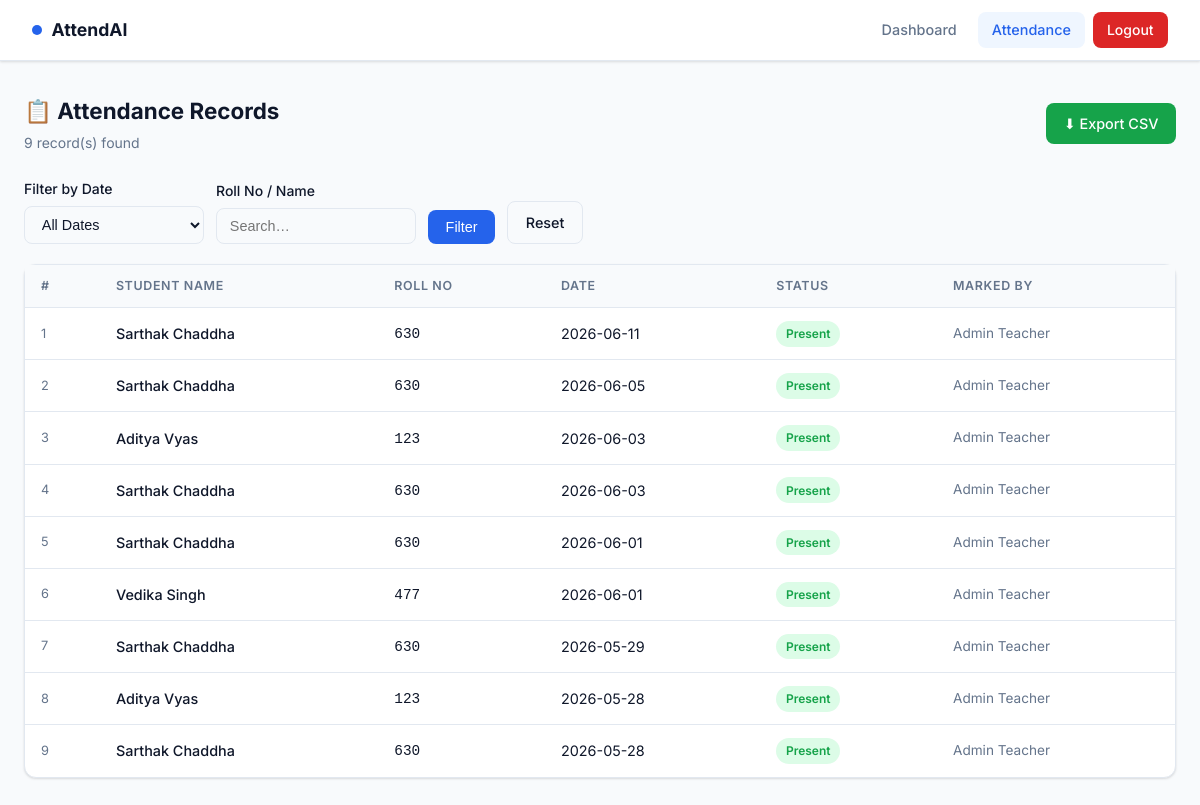
Screenshot of /teacher/attendance (signed in) with the database file from the repository.
### tables this page shows
CREATE TABLE attendance (
            id           INTEGER PRIMARY KEY AUTOINCREMENT,
            student_id   INTEGER NOT NULL,
            student_name TEXT    NOT NULL,
            roll_no      TEXT    NOT NULL,
            date         TEXT    NOT NULL,
            status       TEXT    NOT NULL DEFAULT 'Present',
            marked_by    TEXT,
            created_at   TEXT    DEFAULT (datetime('now')),
            FOREIGN KEY (student_id) REFERENCES students(id),
            UNIQUE (student_id, date)
        );

### app.py (the view, shortened to what this page needs)
@app.route("/teacher/attendance")
@login_required("teacher")
def view_attendance():
    db = get_db()
    filter_date = request.args.get("date", "").strip()
    filter_roll = request.args.get("roll_no", "").strip()
    query = "SELECT * FROM attendance WHERE 1=1"
    params = []
    if filter_date:
        query += " AND date=?"
        params.append(filter_date)
    query += " ORDER BY date DESC, student_name"
    records = db.execute(query, params).fetchall()
    all_dates = db.execute(
        "SELECT DISTINCT date FROM attendance ORDER BY date DESC"
    ).fetchall()
    return render_template(
        "attendance.html",
        records=records,
        all_dates=all_dates,
        filter_date=filter_date,
        filter_roll=filter_roll
    )

### app.py (called while the page is built)
def get_db():
    if "db" not in g:
        g.db = sqlite3.connect(DATABASE)
        g.db.row_factory = sqlite3.Row
        g.db.execute("PRAGMA journal_mode=WAL")
    return g.db

def login_required(role):
    def decorator(f):
        @wraps(f)
        def wrapper(*args, **kwargs):
            if role == "student" and "student_id" not in session:
                flash("Please log in as a student.", "warning")
                return redirect(url_for("student_login"))
            if role == "teacher" and "teacher_id" not in session:
                flash("Please log in as a teacher.", "warning")
                return redirect(url_for("teacher_login"))
            return f(*args, **kwargs)
        return wrapper
    return decorator

### templates/attendance.html (shortened to what this page needs)
{% extends "base.html" %}
{% block nav_links %}
  <a href="{{ url_for('teacher_dashboard') }}" class="nav-link">Dashboard</a>
  <a href="{{ url_for('view_attendance') }}" class="nav-link active">Attendance</a>
  <a href="{{ url_for('teacher_logout') }}" class="btn-nav-logout">Logout</a>
{% endblock %}
{% block content %}
<div class="page-wrapper">
  <div class="page-header">
    <div>
      <h2>📋 Attendance Records</h2>
      <p>{{ records|length }} record(s) found</p>
    </div>
    <a href="{{ url_for('export_csv', date=filter_date) }}" class="btn btn-success">
      ⬇ Export CSV
    </a>
  </div>
  <form method="GET" action="{{ url_for('view_attendance') }}">
    <div class="filter-bar">
      <div class="form-group">
        <label class="form-label">Filter by Date</label>
        <select class="form-control" name="date" style="width:180px;">
          <option value="">All Dates</option>
        </select>
      </div>
      <div class="form-group">
        <label class="form-label">Roll No / Name</label>
        <input class="form-control" type="text" name="roll_no"
               placeholder="Search…" value="{{ filter_roll }}" style="width:200px;">
      </div>
      <button type="submit" class="btn btn-primary">Filter</button>
      <a href="{{ url_for('view_attendance') }}" class="btn btn-outline">Reset</a>
    </div>
  </form>
  <div class="card">
    <div class="card-body" style="padding:0;">
      {% if records %}
      <div class="table-wrap">
        <table>
          <thead>
            <tr>
              <th>#</th>
              <th>Student Name</th>
              <th>Roll No</th>
              <th>Date</th>
              <th>Status</th>
              <th>Marked By</th>
            </tr>
          </thead>
          <tbody>
            {% for r in records %}
            <tr>
              <td style="color:var(--text-muted);font-size:.8rem;">{{ loop.index }}</td>
              <td style="font-weight:500;">{{ r.student_name }}</td>
              <td><code>{{ r.roll_no }}</code></td>
              <td>{{ r.date }}</td>
              <td>
                <span class="badge badge-{% if r.status=='Present' %}success{% else %}danger{% endif %}">
                  {{ r.status }}
                </span>
              </td>
              <td style="color:var(--text-muted);font-size:.85rem;">
                {{ r.marked_by or '—' }}
              </td>
            </tr>
            {% endfor %}
          </tbody>
        </table>
      </div>
      {% else %}
      <div class="empty-state">
        <div class="icon">📭</div>
        <p>No attendance records match your filters.</p>
      </div>
      {% endif %}
    </div>
  </div>
</div>
{% endblock %}

### templates/base.html (shortened to what this page needs)
<!DOCTYPE html>
<html lang="en">
<head>
  <link rel="stylesheet" href="{{ url_for('static', filename='css/style.css') }}">
</head>
<body>
{% block nav %}
<nav class="navbar">
  <a href="/" class="navbar-brand">
    <span class="dot"></span> AttendAI
  </a>
  <div class="nav-links">
    {% block nav_links %}{% endblock %}
  </div>
</nav>
{% endblock %}
{% block content %}{% endblock %}
</body>
</html>

### static/css/style.css (style rules this page uses)
:root { --primary: #2563EB; --primary-dk: #1D4ED8; --primary-lt: #EFF6FF; --bg: #F8FAFC; --card: #FFFFFF; --text: #0F172A; --text-muted: #64748B; --border: #E2E8F0; --success: #16A34A; --danger: #DC2626; --warning: #D97706; --radius: 12px; --shadow: 0 1px 3px rgba(0,0,0,.08), 0 1px 2px rgba(0,0,0,.06); --shadow-md: 0 4px 6px -1px rgba(0,0,0,.1), 0 2px 4px -1px rgba(0,0,0,.06); }
*, *::before, *::after { box-sizing: border-box; margin: 0; padding: 0; }
body { font-family: 'Inter', system-ui, sans-serif; background: var(--bg); color: var(--text); line-height: 1.6; min-height: 100vh; }
.navbar { background: var(--card); border-bottom: 1px solid var(--border); padding: .75rem 2rem; display: flex; align-items: center; justify-content: space-between; position: sticky; top: 0; z-index: 100; box-shadow: var(--shadow); }
.navbar-brand { display: flex; align-items: center; gap: .6rem; text-decoration: none; color: var(--text); font-weight: 700; font-size: 1.1rem; }
.navbar-brand .dot { width: 10px; height: 10px; background: var(--primary); border-radius: 50%; display: inline-block; }
.nav-links { display: flex; gap: .5rem; align-items: center; }
.nav-link { color: var(--text-muted); text-decoration: none; padding: .4rem .85rem; border-radius: 8px; font-size: .9rem; font-weight: 500; transition: background .15s, color .15s; }
.nav-link.active { color: var(--primary); background: var(--primary-lt); }
.btn-nav-logout { background: var(--danger); color: #fff; border: none; padding: .4rem .9rem; border-radius: 8px; font-size: .875rem; font-weight: 500; cursor: pointer; text-decoration: none; transition: opacity .15s; }
.page-wrapper { max-width: 1200px; margin: 0 auto; padding: 2rem 1.5rem; }
.form-group { margin-bottom: 1rem; }
.form-label { display: block; font-size: .875rem; font-weight: 500; margin-bottom: .35rem; }
.form-control { width: 100%; padding: .55rem .8rem; border: 1px solid var(--border); border-radius: 8px; font-size: .9rem; background: var(--bg); color: var(--text); transition: border-color .15s, box-shadow .15s; outline: none; }
.btn { display: inline-flex; align-items: center; gap: .4rem; padding: .55rem 1.1rem; border-radius: 8px; font-size: .9rem; font-weight: 500; cursor: pointer; border: none; text-decoration: none; transition: opacity .15s, transform .1s; }
.btn-primary { background: var(--primary); color: #fff; }
.btn-success { background: var(--success); color: #fff; }
.btn-outline { background: transparent; border: 1px solid var(--border); color: var(--text); }
.card { background: var(--card); border-radius: var(--radius); border: 1px solid var(--border); box-shadow: var(--shadow); }
.card-body { padding: 1.4rem; }
.table-wrap { overflow-x: auto; }
table { width: 100%; border-collapse: collapse; font-size: .9rem; }
th { background: var(--bg); padding: .7rem 1rem; text-align: left; font-size: .78rem; font-weight: 600; color: var(--text-muted); text-transform: uppercase; letter-spacing: .05em; border-bottom: 1px solid var(--border); }
td { padding: .8rem 1rem; border-bottom: 1px solid var(--border); }
tr:last-child td { border-bottom: none; }
.badge { display: inline-flex; align-items: center; padding: .2rem .6rem; border-radius: 20px; font-size: .75rem; font-weight: 600; }
.badge-success { background: #DCFCE7; color: var(--success); }
.filter-bar { display: flex; gap: .75rem; flex-wrap: wrap; align-items: flex-end; margin-bottom: 1.25rem; }
.filter-bar .form-group { margin-bottom: 0; }
.page-header { display: flex; align-items: center; justify-content: space-between; margin-bottom: 1.5rem; flex-wrap: wrap; gap: .75rem; }
.page-header h2 { font-size: 1.4rem; font-weight: 700; }
.page-header p { color: var(--text-muted); font-size: .875rem; margin-top: .2rem; }

### rows the page displays
attendance: student_name "Sarthak Chaddha", roll_no "630", date "2026-06-11", status "Present", marked_by "Admin Teacher"
attendance: student_name "Sarthak Chaddha", roll_no "630", date "2026-06-05", status "Present", marked_by "Admin Teacher"
attendance: student_name "Aditya Vyas", roll_no "123", date "2026-06-03", status "Present", marked_by "Admin Teacher"
attendance: student_name "Sarthak Chaddha", roll_no "630", date "2026-06-03", status "Present", marked_by "Admin Teacher"
attendance: student_name "Sarthak Chaddha", roll_no "630", date "2026-06-01", status "Present", marked_by "Admin Teacher"
attendance: student_name "Vedika Singh", roll_no "477", date "2026-06-01", status "Present", marked_by "Admin Teacher"
attendance: student_name "Sarthak Chaddha", roll_no "630", date "2026-05-29", status "Present", marked_by "Admin Teacher"
attendance: student_name "Aditya Vyas", roll_no "123", date "2026-05-28", status "Present", marked_by "Admin Teacher"
attendance: student_name "Sarthak Chaddha", roll_no "630", date "2026-05-28", status "Present", marked_by "Admin Teacher"

### other values shown
{{ records|length }} "9"
